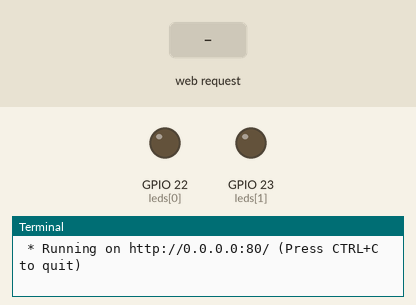
Recording of a program running on a simulated Raspberry Pi (BCM pin numbers). Shown: output pins drawn as LEDs (lit = HIGH), the last lines printed to the terminal. The inputs (shaded band) are chosen by the test bench. The clock reads 2024-03-15 10:24:30 at power-on unless the program sets it.

Above: at 1.2 s.
1.3 s: HTTP request for / received with the fields btn1=btn1
At 2.5 s:
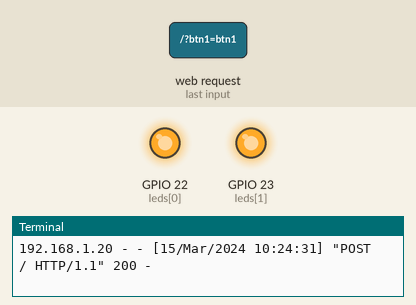
2.8 s: HTTP request for / received with the fields btn2=btn2
At 3.7 s:
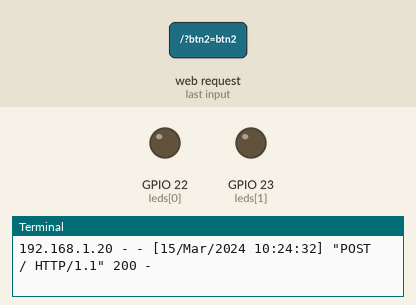
Timing chart, 0 to 5.8 s (numbered marks = the images above; inputs shaded):
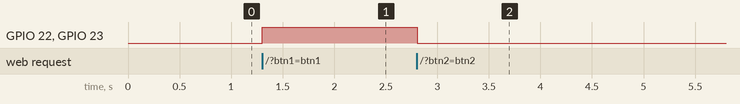

Measured:
- after the input at 1.3 s, GPIO 22 (leds[0]), GPIO 23 (leds[1]): LOW → HIGH at once
- after the input at 2.8 s, GPIO 22 (leds[0]), GPIO 23 (leds[1]): HIGH → LOW at once

The program:

app.py
```python
#Lukas Hange
from flask import Flask, render_template, request
import RPi.GPIO as GPIO

# basic setup for LED's, gpio pins, flask
GPIO.setwarnings(False)
GPIO.setmode(GPIO.BCM)
leds = [22, 23]
GPIO.setup(leds, GPIO.OUT)
GPIO.output(leds, GPIO.LOW)
app = Flask(__name__)

@app.route("/", methods=["GET","POST"]) #
def index():
	if request.method == 'POST': # asks if the request is a click of one of the button it runs this to determine if it is the on or off
		if request.form.get('btn1') == 'btn1': # requests the data to determine on if it's been prompted on and if so it turns the button on
			GPIO.output(leds, GPIO.HIGH)
		elif request.form.get('btn2') == 'btn2': # requests the data to determine on if it's been prompted off and if so it turns the button off
			GPIO.output(leds, GPIO.LOW)
		else:
			return render_template("index.html")

	return render_template("index.html")

if __name__ == "__main__":
     app.run(host="0.0.0.0", port=80, debug=True)
```
